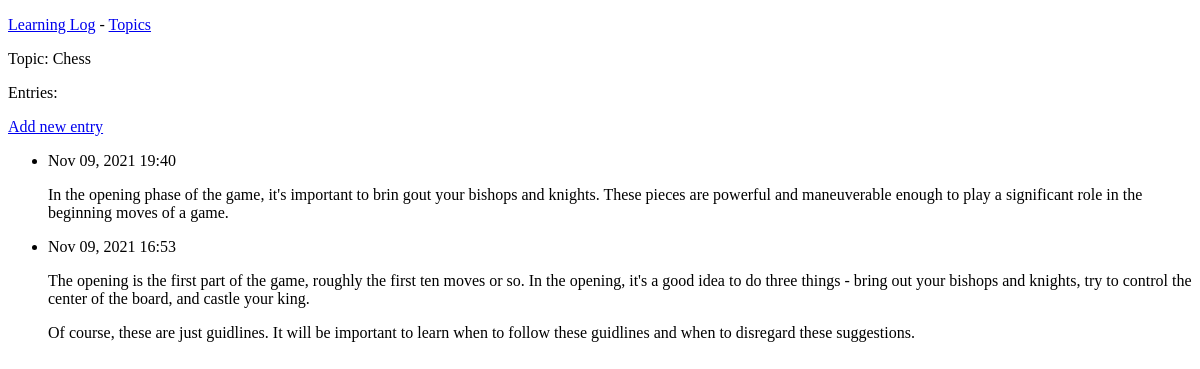
The page /topics/2/ on the database as committed earlier.
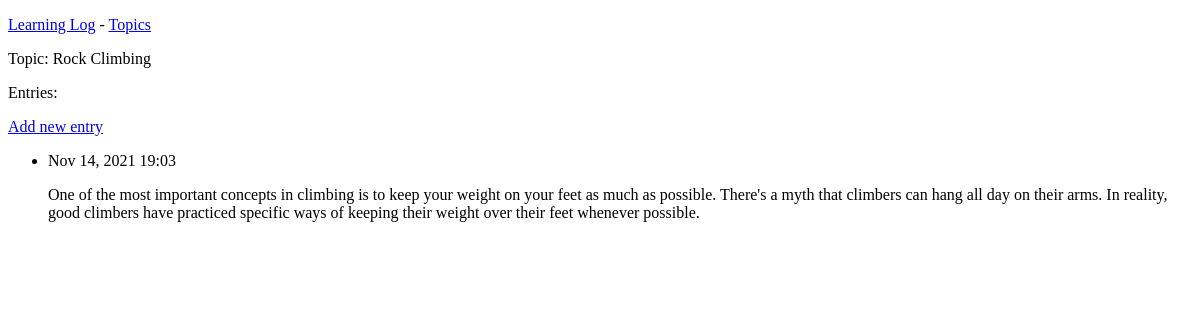
The same page on the database as committed later.
### learning_logs/models.py (models this page shows, shortened)
class Topic(models.Model):
    text = models.CharField(max_length=200)
    date_added = models.DateTimeField(auto_now_add=True)
    def __str__(self):
        return self.text

class Entry(models.Model):
    topic = models.ForeignKey(Topic, on_delete=models.CASCADE)
    text = models.TextField()
    date_added = models.DateTimeField(auto_now_add=True)
    class Meta:
        verbose_name_plural = 'entries'

### learning_logs/views.py (the view)
# urls.py: path('topics/<int:topic_id>/', views.topic, name='topic'),
def topic(request, topic_id):
    title = 'Einträge'
    topic = Topic.objects.get(id=topic_id)
    entries = topic.entry_set.order_by('-date_added')
    context = {'entries': entries, 'topic': topic, 'title': title}
    return render(request, 'learning_logs/topic.html', context)

### learning_logs/templates/learning_logs/topic.html
{% extends 'learning_logs/base.html' %}
{% block content %}
<p>Topic: {{ topic }}</p>
<p>Entries:</p>
<p>
    <a href="{% url 'learning_logs:new_entry' topic.id %}">Add new entry</a>
</p>
<ul>
    {% for entry in entries %}
    <li>
        <p>{{ entry.date_added|date:'M d, Y H:i' }}</p>
        <p>{{ entry.text|linebreaks }}</p>
    </li>
    {% empty %}
    <li>There are no entries for this topic yet.</li>
    {% endfor %}
</ul>
{% endblock content %}

Rows that differ between the two databases and show on the page:
no longer on this page (row edited): Entry: date_added "Nov 09, 2021 19:40", text "In the opening phase of the game, it's important to brin gout your bishops and knights. These pieces are powerful and maneuverable enough to play a significant role in the beginning moves of a game."
no longer on this page (row edited): Entry: date_added "Nov 09, 2021 16:53", text "The opening is the first part of the game, roughly the first ten moves or so. In the opening, it's a good idea to do three things - bring out your bishops and knights, try to control the center of the board, and castle your king. Of course, these are just guidlines. It will be important to learn when to follow these guidlines and when to disregard these suggestions."
changed Topic: text "Chess" → "Rock Climbing"
now on this page (row edited): Entry: date_added "Nov 14, 2021 19:03", text "One of the most important concepts in climbing is to keep your weight on your feet as much as possible. There's a myth that climbers can hang all day on their arms. In reality, good climbers have practiced specific ways of keeping their weight over their feet whenever possible."
